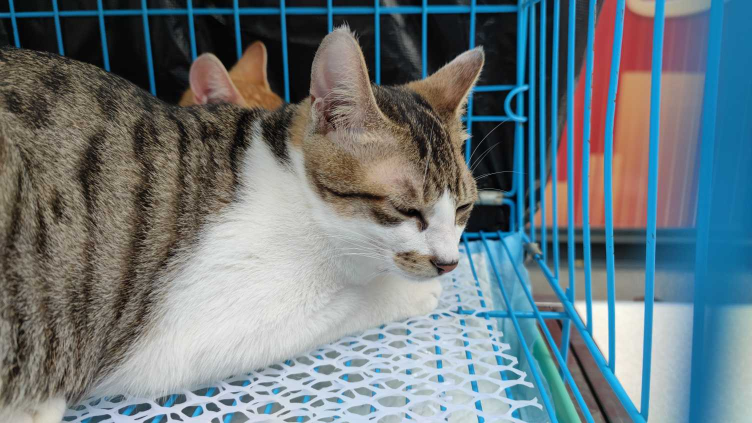
#> input picture examples/paddle_paddle/data/cat.jpg, 1504 x 846 px (shown at 1/2 size)
$ python -i resnet50_client_acc.py   (imports and definitions only)
#> lines starting #> are read from the running program, lines starting #| are printed output that depends on the picture
# Copyright 2021 ZTE corporation. All Rights Reserved.
# SPDX-License-Identifier: Apache-2.0

"""
This is a sample for Adlik_serving prediction
"""

import argparse
import os
from adlik_serving import PredictContext
import numpy as np
import cv2
FLAGS = None


# [41 lines left out: functions _parse_model, _gen_input_data, not called in this run]


def _preprocess(image_path):
#> called with image_path = 'data/cat.jpg'
    def center_crop(im, crop_size):
        height, width, channel = im.shape
        w_start = (width - crop_size) // 2
        h_start = (height - crop_size) // 2
        w_end = w_start + crop_size
        h_end = h_start + crop_size
        return im[h_start:h_end, w_start:w_end, :]

    def normalize(im, mean, std):
        mean = np.array(mean)[np.newaxis, np.newaxis, :]
        std = np.array(std)[np.newaxis, np.newaxis, :]
        im = im / 255.0
        im -= mean
        im /= std
        return im

    im = cv2.imread(image_path).astype('float32')
    im = cv2.cvtColor(im, cv2.COLOR_BGR2RGB)
    im = cv2.resize(im, (256, 256), interpolation=cv2.INTER_LINEAR)
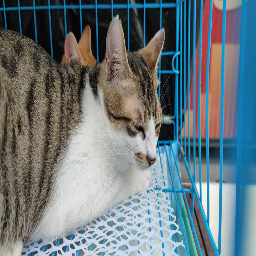
#> im: shape (256, 256, 3) float32; mean R, G, B 106.8, 120.6, 126
    im = center_crop(im, 224)
#> in center_crop, `return im[h_start:h_end, w_start:w_end, :]`:
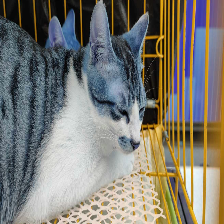
#> returned value: shape (224, 224, 3) float32; mean of channels 0, 1, 2 115.5, 123.4, 125.9; drawn as B, G, R
    im = normalize(im, [0.485, 0.456, 0.406], [0.229, 0.224, 0.225])
    im = im.transpose((2, 0, 1))
    return im


# [71 lines left out: functions _postprocess, _main, not called in this run]


# [22 lines not run here, left out]

>>> result = _preprocess('data/cat.jpg')
